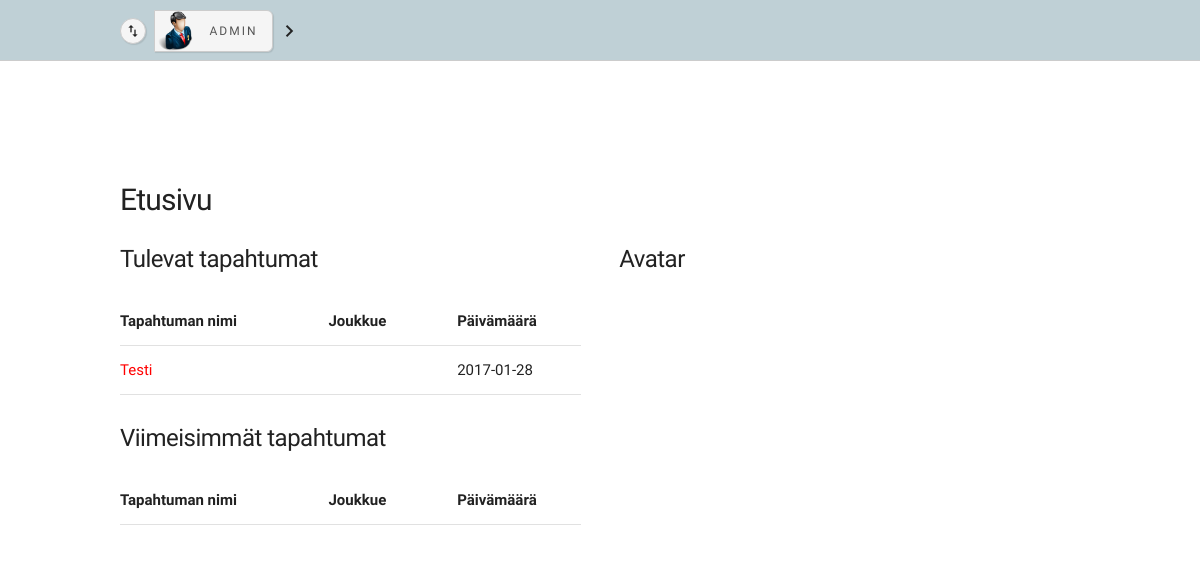
/profile.php (signed in), run on an earlier commit of the app's database.
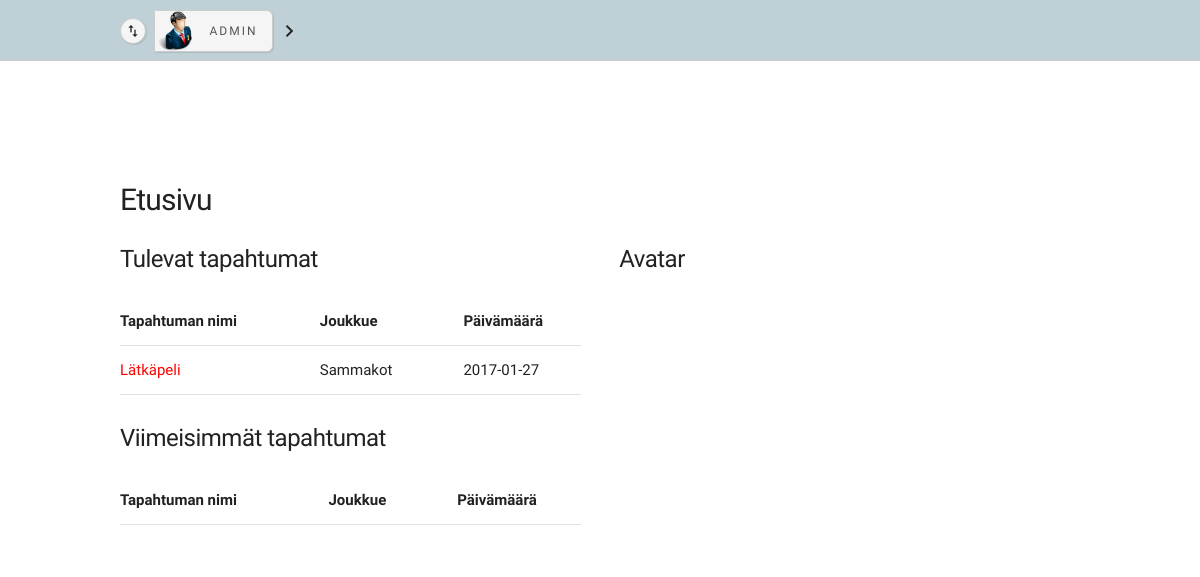
And on a later commit of the database.
### tables this page shows
CREATE TABLE `event` (
  `id` int(11) NOT NULL,
  `owner_id` int(11) NOT NULL,
  `user_id` int(11) NOT NULL,
  `team_id` int(11) NOT NULL,
  `name` varchar(128) NOT NULL,
  `date` date NOT NULL
);

CREATE TABLE `user` (
  `id` int(11) NOT NULL,
  `owner_id` int(11) NOT NULL,
  `type` int(11) NOT NULL,
  `uid` varchar(128) NOT NULL,
  `email` varchar(128) NOT NULL,
  `pwd` varchar(128) NOT NULL,
  `hash` char(32) NOT NULL,
  `team_id` int(11) NOT NULL,
  `activated` int(11) NOT NULL
);

### functions.php (the view, shortened to what this page needs)
<?php
function listEvents($mod)
{
	include 'dbh.php';
	$id = $_SESSION['id'];
	if ($mod == "upcoming") {
		if (!isset($_SESSION['teamId'])) {
			$stmt = $conn->prepare("SELECT * from event WHERE date >= CURDATE() AND owner_id = :id");
			$stmt->bindParam(':id',$id);
		}
		else {
			$stmt = $conn->prepare("SELECT * from event WHERE date >= CURDATE() AND team_id = :teamid");
			$stmt->bindParam(':teamid',$teamId);
		}
	}
	if ($mod == "past") {
		if (!isset($_SESSION['teamId'])) {
			$stmt = $conn->prepare("SELECT * from event WHERE date < CURDATE() AND owner_id = :id");
			$stmt->bindParam(':id',$id);
		}
		else {
			$stmt = $conn->prepare("SELECT * from event WHERE date < CURDATE() AND team_id = :teamid");
			$stmt->bindParam(':teamid',$teamId);
		}
	}
	$stmt->execute();
	while ($row = $stmt->fetch()) {
		$showId = $row['id'];
		$showName = $row['name'];
		$showTeam = $row['team_id'];
		$showDate = $row['date'];
		echo "<tr>";
		if ($mod != "all") {
			echo '<td><a style="text-decoration:none;" href="event_overview.php?eventId=' . $showId . '">' . $showName . '</a></td>';
		if (!isset($teamId)) {
			$stmt2 = $conn->prepare("SELECT * from user WHERE team_id = :teamid");
			$stmt2->bindParam(':teamid',$showTeam);
			$stmt2->execute();
			$row2 = $stmt2->fetch();
			$teamUid = $row2['uid'];
			echo '<td><p style="margin-bottom: 0;">' . $teamUid . '</p></td>';
		}
			echo '<td><p style="margin-bottom: 0;">' . $showDate . '</p></td>';
		}
		else {
			echo '<td><img src="default_team.png"></td>';
			echo '<td><a style="text-decoration:none;" href="event_overview.php?eventId=' . $showId . '">' . $showName . '</a></td>';
		}
		echo "</tr>";
	}
}
?>

### inc/header.php
<!DOCTYPE html>
<html>
  <?php include('inc/head.php'); ?>
<body>
 <?php
    $url = "$_SERVER[REQUEST_URI]";
    if ($url != "/otteluohjelma/index.php" && $url != "/otteluohjelma/error.php" && strpos($url,"verify.php") == false && $url != "/otteluohjelma/register.php") {
    echo "<header>";
    include('inc/nav.php');
    echo "</header>";
  }
?>
<div class="wrapper">

### inc/head.php (shortened to what this page needs)
<head>
  <link rel="stylesheet" type="text/css" href="css/normalize.css">
  <link rel="stylesheet" type="text/css" href="css/skeleton.css">
  <link rel="stylesheet" type="text/css" href="css/style.css">
</head>

### inc/nav.php (shortened to what this page needs)
<nav class="navbar">
    <?php if ($_SESSION['type'] == 0) {
      echo '<div class="row" style="background-color: #BFD0D6;">';
    } else {
      echo '<div class="row" style="background-color: #f7f7f7;">';
    }
    ?>
    <div class="one column" style="text-align:center;position: relative;">
    </div>
      <div class="container">
        <ul class="navbar-list">
          <?php
          $session = $profile = $profile2 = $teams = $url = $url2 = $url3 = "";
          if (isset($_SESSION)) {
            if (isset($_SESSION['teamId'])) {
              $profile = 'profile.php?teamId=' . $_SESSION['teamId'];
            } else {
              $profile = 'profile.php';
            }
          }
          $url        =   'location.href="'.$profile.'"';
          $id         =   $_SESSION['id'];
          $uid        =   $_SESSION['uid'];
          if (isset($_SESSION['teamId'])) {
            $fileName = 'images/logos/'.$teamUid.$teamId.'.jpg';
            if (file_exists($fileName)){
              $profileLink = $url;
              $profileFile = $fileName;
              $profileName = $teamUid;
            }else{
              $profileLink = $url;
              $profileFile = "images/logos/joukkue.png";
              $profileName = $teamUid;
            }
          }else{
            $fileName = 'images/logos/'.$uid.$id.'.jpg';
            if (file_exists($fileName)){
              $profileFile = $fileName;
              $profileName = $uid;
            }else{
              $profileLink = $url;
              $profileFile = "images/logos/seura.png";
              $profileName = $uid;
            }
          }
          echo '<li class="liLogo navbar-item">
                  <i class="material-icons changeTeam">import_export</i>
                  <div class="btn openNav">
                    <a class="navbar-link">
                      <div class="ctx">
                        <div class="ctx-r">
                          <div class="avatar" style="background-image: url(' . $profileFile . ');"></div>
                        </div>
                        <div class="ctx-r">
                          <div class="name">' . $profileName . '</div>
                        </div>
                      </div>
                    </a>
                  </div>
                  <i class="material-icons openNav">keyboard_arrow_right</i>
                </li>';
          ?>
      </ul>
    </div>
  </div>
</nav>

### profile.php (shortened to what this page needs)
<?php
  include 'dbh.php';
  include ('functions.php');
  include('inc/header.php');
?>
  <div class="container">
    <div class="row">
      <div class="twelve columns">
        <h4>
          Etusivu
           </h4>
      </div>
    </div>
    <div class="row">
        <div class="six columns">
            <h5>
              Tulevat tapahtumat
            </h5>
            <table class="u-full-width">
              <thead>
                <tr>
                  <th>Tapahtuman nimi</th>
                  <?php if (!isset($_SESSION['teamId'])) {
                  echo '<th>Joukkue</th>';
                  } ?>
                  <th>Päivämäärä</th>
                </tr>
              </thead>
              <tbody>
                <?php listEvents('upcoming'); ?>
              </tbody>
          </table>
       </div>
       <div class="six columns">
        <h5>Avatar</h5>
     </div>
    </div>
    <div class="row">
      <div class="six columns">
            <h5>
              Viimeisimmät tapahtumat
            </h5>
            <table class="u-full-width">
              <thead>
                <tr>
                  <th>Tapahtuman nimi</th>
                  <?php if (!isset($_SESSION['teamId'])) {
                  echo '<th>Joukkue</th>';
                  } ?>
                  <th>Päivämäärä</th>
                </tr>
              </thead>
          </table>
       </div>
    </div>
    <?php
      include ('inc/footer.php');
    ?>

### inc/footer.php (shortened to what this page needs)
   </div>
</body>
</html>

### css/skeleton.css (style rules this page uses)
.container { position: relative; width: 100%; max-width: 960px; margin: 0 auto; padding: 0 20px; box-sizing: border-box; }
.column, .columns { width: 100%; float: left; box-sizing: border-box; }
@media (min-width: 400px) { .container { width: 85%; padding: 0; } }
@media (min-width: 550px) { .container { width: 80%; } }
@media (min-width: 550px) { .column, .columns { margin-left: 4%; } }
@media (min-width: 550px) { .column:first-child, .columns:first-child { margin-left: 0; } }
@media (min-width: 550px) { .one.column, .one.columns { width: 4.66666666667%; } }
@media (min-width: 550px) { .six.columns { width: 48%; } }
@media (min-width: 550px) { .twelve.columns { width: 100%; margin-left: 0; } }
html { font-size: 62.5%; }
body { font-size: 1.5em; line-height: 1.6; font-weight: 300; font-family: "Ubuntu", "Raleway", "HelveticaNeue", "Helvetica Neue", Helvetica, Arial, sans-serif; color: #222; }
h1, h2, h3, h4, h5, h6 { margin-top: 0; margin-bottom: 2rem; font-weight: 300; }
h4 { font-size: 2.4rem; line-height: 1.35; letter-spacing: -.08rem; }
h5 { font-size: 1.8rem; line-height: 1.5; letter-spacing: -.05rem; }
@media (min-width: 550px) { h4 { font-size: 3.0rem; } }
@media (min-width: 550px) { h5 { font-size: 2.4rem; } }
p { margin-top: 0; }
a { color: #1EAEDB; }
ul { list-style: circle inside; }
ol, ul { padding-left: 0; margin-top: 0; }
li { margin-bottom: 1rem; }
th, td { padding: 12px 15px; text-align: left; border-bottom: 1px solid #E1E1E1; }
th:first-child, td:first-child { padding-left: 0; }
th:last-child, td:last-child { padding-right: 0; }
pre, blockquote, dl, figure, table, p, ul, ol, form { margin-bottom: 2.5rem; }
.u-full-width { width: 100%; box-sizing: border-box; }
.container:after, .row:after, .u-cf { content: ""; display: table; clear: both; }

### css/style.css (style rules this page uses)
* { box-sizing: border-box; padding: 0; margin: 0; }
html { height: 100%; }
body { overflow-y: scroll; }
a { color: red; }
header { width: 100%; border-bottom: 1px solid #ccc; background-color: transparent; position: absolute; top: 0; z-index: 100; left: 0; }
.wrapper { margin-top: 180px; }
.navbar-list { list-style: none; margin-bottom: 0; }
.navbar-item { position: relative; float: left; margin-bottom: 0; margin-right: 21px; height: 60px; line-height: 60px; }
.navbar-link { text-transform: uppercase; font-size: 11px; font-weight: 300; letter-spacing: .2rem; text-decoration: none; color: #555; cursor: pointer; }
.liLogo { padding: 10px 0px; line-height: initial; margin-right: 10px; }
.liLogo .openNav, .liLogo .changeTeam, .btn { display: inline-block; cursor: pointer; vertical-align: middle; }
.liLogo .changeTeam { border-radius: 50%; padding: 4px; margin-right: 4px; border: 1px solid #ccc; background-color: #f5f5f5; box-shadow: 1px 1px 1px rgba(0,0,0,0.1); font-size: 16px; }
.btn { margin: 0; }
.ctx { border: 1px solid #ccc; border-bottom-right-radius: 6px; border-top-right-radius: 6px; background-color: #f5f5f5; float: left; box-shadow: 1px 1px 1px rgba(0,0,0,0.1); cursor: pointer; }
.ctx .ctx-r { display: inline-block; height: 40px; vertical-align: middle; }
.ctx .avatar { width: 40px; height: 40px; background-image: url('../images/default.png'); background-size: 100% 100%; background-repeat: no-repeat; background-position: center; }
.ctx .name { float: left; position: relative; top: 13px; padding: 0px 15px 0px 10px; font-size: 12px; font-weight: 300; letter-spacing: .2rem; color: #555; }

What changed in the data, as far as the page shows it:
removed event: name "Testi", date "2017-01-28"
added event: name "Lätkäpeli", user.uid "Sammakot", date "2017-01-27"
